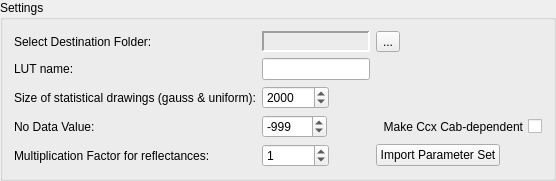
    <widget class="QGroupBox" name="groupBox_5">
     <property name="title">
      <string>Settings</string>
     </property>
     <layout class="QGridLayout" name="gridLayout">
      <item row="0" column="0">
       <layout class="QGridLayout" name="gridLayout_2">
        <item row="1" column="1">
         <widget class="QLineEdit" name="txtLUTname">
          <property name="sizePolicy">
           <sizepolicy hsizetype="Expanding" vsizetype="Preferred">
            <horstretch>0</horstretch>
            <verstretch>0</verstretch>
           </sizepolicy>
          </property>
          <property name="whatsThis">
           <string>Specify the name of your LUT</string>
          </property>
         </widget>
        </item>
        <item row="4" column="1">
         <widget class="QSpinBox" name="spinIntBoost">
          <property name="sizePolicy">
           <sizepolicy hsizetype="Maximum" vsizetype="Preferred">
            <horstretch>0</horstretch>
            <verstretch>0</verstretch>
           </sizepolicy>
          </property>
          <property name="minimumSize">
           <size>
            <width>0</width>
            <height>0</height>
           </size>
          </property>
          <property name="maximumSize">
           <size>
            <width>16777215</width>
            <height>16777215</height>
           </size>
          </property>
          <property name="whatsThis">
           <string>A multiplication factor for the modelled output. By default, reflectances between 0 and 1 are modelled. This is important if the LUT is to be used for sensor data that has a different range for reflectances (e.g. 0 to 10,000)</string>
          </property>
          <property name="maximum">
           <number>100000</number>
          </property>
          <property name="singleStep">
           <number>10</number>
          </property>
          <property name="value">
           <number>1</number>
          </property>
         </widget>
        </item>
        <item row="0" column="1">
         <widget class="QLabel" name="lblOutPath">
          <property name="sizePolicy">
           <sizepolicy hsizetype="Expanding" vsizetype="Preferred">
            <horstretch>0</horstretch>
            <verstretch>0</verstretch>
           </sizepolicy>
          </property>
          <property name="frameShape">
           <enum>QFrame::Panel</enum>
          </property>
          <property name="frameShadow">
           <enum>QFrame::Sunken</enum>
          </property>
          <property name="lineWidth">
           <number>2</number>
          </property>
          <property name="text">
           <string/>
          </property>
         </widget>
        </item>
        <item row="4" column="0">
         <widget class="QLabel" name="label_34">
          <property name="sizePolicy">
           <sizepolicy hsizetype="Fixed" vsizetype="Preferred">
            <horstretch>0</horstretch>
            <verstretch>0</verstretch>
           </sizepolicy>
          </property>
          <property name="text">
           <string>Multiplication Factor for reflectances:</string>
          </property>
         </widget>
        </item>
        <item row="3" column="2">
         <widget class="QCheckBox" name="CarCabCheck">
          <property name="sizePolicy">
           <sizepolicy hsizetype="Preferred" vsizetype="Preferred">
            <horstretch>0</horstretch>
            <verstretch>0</verstretch>
           </sizepolicy>
          </property>
          <property name="layoutDirection">
           <enum>Qt::RightToLeft</enum>
          </property>
          <property name="text">
           <string>Make Ccx Cab-dependent</string>
          </property>
         </widget>
        </item>
        <item row="0" column="0">
         <widget class="QLabel" name="label_28">
          <property name="sizePolicy">
           <sizepolicy hsizetype="Fixed" vsizetype="Preferred">
            <horstretch>0</horstretch>
            <verstretch>0</verstretch>
           </sizepolicy>
          </property>
          <property name="text">
           <string>Select Destination Folder:</string>
          </property>
         </widget>
        </item>
        <item row="2" column="1">
         <widget class="QSpinBox" name="spinNS">
          <property name="sizePolicy">
           <sizepolicy hsizetype="Maximum" vsizetype="Preferred">
            <horstretch>0</horstretch>
            <verstretch>0</verstretch>
           </sizepolicy>
          </property>
          <property name="minimumSize">
           <size>
            <width>0</width>
            <height>0</height>
           </size>
          </property>
          <property name="maximumSize">
           <size>
            <width>16777215</width>
            <height>16777215</height>
           </size>
          </property>
          <property name="whatsThis">
           <string>Sum of variations in the parameters that are statistically distributed</string>
          </property>
          <property name="maximum">
           <number>100000</number>
          </property>
          <property name="singleStep">
           <number>100</number>
          </property>
          <property name="value">
           <number>2000</number>
          </property>
         </widget>
        </item>
        <item row="3" column="1">
         <widget class="QSpinBox" name="spinNoData">
          <property name="sizePolicy">
           <sizepolicy hsizetype="Maximum" vsizetype="Preferred">
            <horstretch>0</horstretch>
            <verstretch>0</verstretch>
           </sizepolicy>
          </property>
          <property name="minimumSize">
           <size>
            <width>0</width>
            <height>0</height>
           </size>
          </property>
          <property name="maximumSize">
           <size>
            <width>16777215</width>
            <height>16777215</height>
           </size>
          </property>
          <property name="whatsThis">
           <string>Select a no data value for your LUT outputs</string>
          </property>
          <property name="minimum">
           <number>-32786</number>
          </property>
          <property name="maximum">
           <number>32767</number>
          </property>
          <property name="singleStep">
           <number>1</number>
          </property>
          <property name="value">
           <number>-999</number>
          </property>
         </widget>
        </item>
        <item row="0" column="2">
         <widget class="QToolButton" name="cmdOpenFolder">
          <property name="text">
           <string>...</string>
          </property>
         </widget>
        </item>
        <item row="1" column="0">
         <widget class="QLabel" name="label_27">
          <property name="sizePolicy">
           <sizepolicy hsizetype="Fixed" vsizetype="Preferred">
            <horstretch>0</horstretch>
            <verstretch>0</verstretch>
           </sizepolicy>
          </property>
          <property name="text">
           <string>LUT name:</string>
          </property>
         </widget>
        </item>
        <item row="3" column="0">
         <widget class="QLabel" name="label_33">
          <property name="sizePolicy">
           <sizepolicy hsizetype="Fixed" vsizetype="Preferred">
            <horstretch>0</horstretch>
            <verstretch>0</verstretch>
           </sizepolicy>
          </property>
          <property name="text">
           <string>No Data Value:</string>
          </property>
         </widget>
        </item>
        <item row="2" column="0">
         <widget class="QLabel" name="label_26">
          <property name="sizePolicy">
           <sizepolicy hsizetype="Fixed" vsizetype="Preferred">
            <horstretch>0</horstretch>
            <verstretch>0</verstretch>
           </sizepolicy>
          </property>
          <property name="text">
           <string>Size of statistical drawings (gauss &amp; uniform):</string>
          </property>
         </widget>
        </item>
        <item row="4" column="2">
         <widget class="QPushButton" name="cmdImport">
          <property name="sizePolicy">
           <sizepolicy hsizetype="Fixed" vsizetype="Fixed">
            <horstretch>0</horstretch>
            <verstretch>0</verstretch>
           </sizepolicy>
          </property>
          <property name="layoutDirection">
           <enum>Qt::LeftToRight</enum>
          </property>
          <property name="text">
           <string>Import Parameter Set</string>
          </property>
         </widget>
        </item>
       </layout>
      </item>
     </layout>
    </widget>
